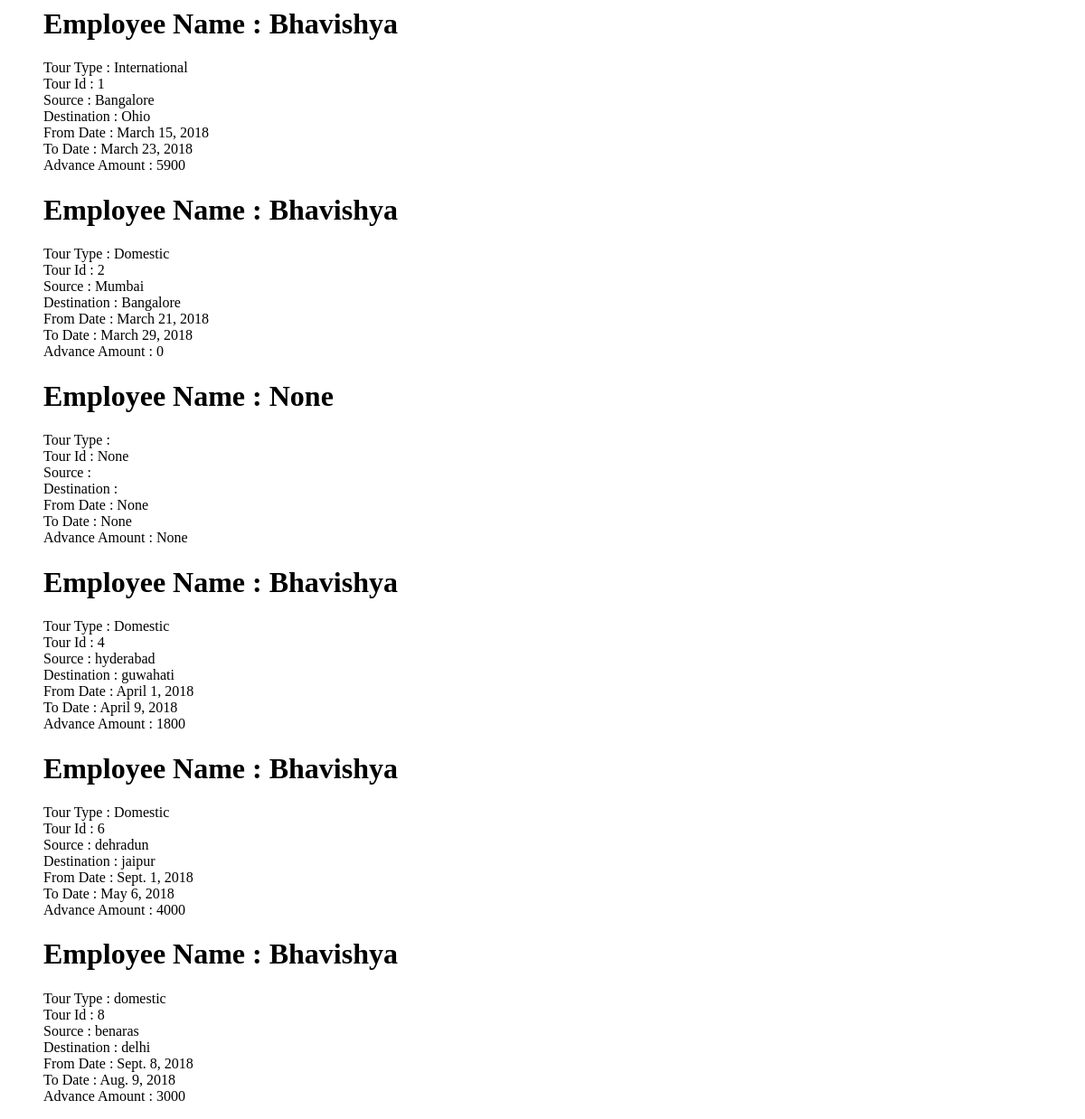
The app's page /employee/viewtravelform/, older data.
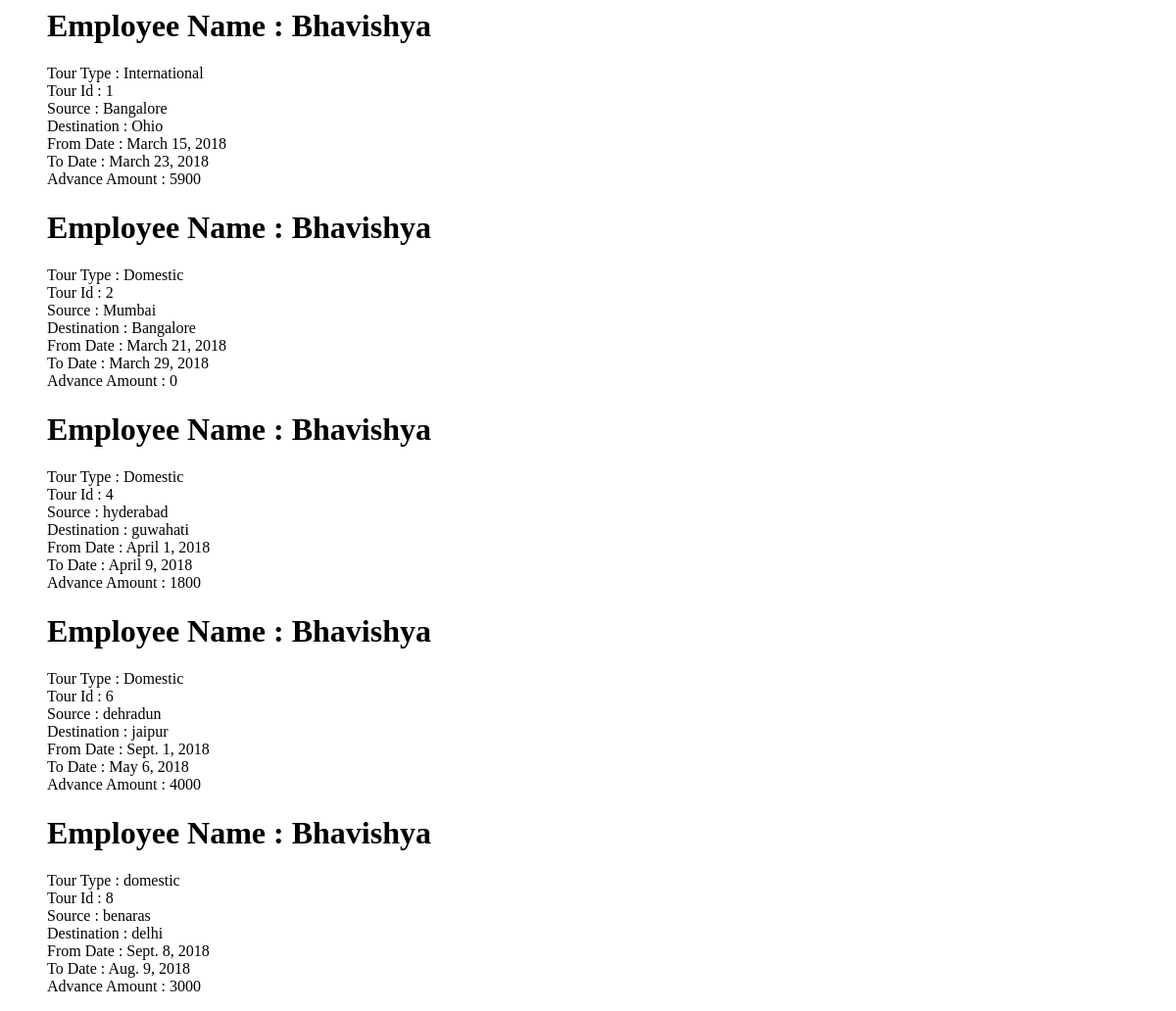
The same page, newer data.
### employee/models.py (models this page shows)
class TravelDetails(models.Model):
	employee = models.ForeignKey(Employee, on_delete=models.CASCADE,null=True)
	tour_type = models.CharField(max_length = 50)
	tour_id = models.IntegerField(null=True)
	source = models.CharField(max_length = 50)
	destination = models.CharField(max_length = 50)
	from_date = models.DateField(null=True)
	to_date = models.DateField(null=True)
	advance_amount = models.IntegerField(blank=True, null=True)
	approval = models.CharField(max_length=20,null=True,default='None')

class Employee(models.Model):
	name=models.CharField(max_length = 50)
	designation=models.CharField(max_length = 50)
	phone_no=models.IntegerField(null=True)
	email_id=models.CharField(max_length = 50)
	def __str__(self):
		return self.name

### employee/views.py (the view)
# urls.py: path('viewtravelform/', views.viewtravelform, name= 'viewtravelform'),
def viewtravelform(request):
	try:
		tr_dets_all = TravelDetails.objects.all()
	except TravelDetails.DoesNotExist:
		raise Http404("Travel Details Do Not Exist")
	context = {
	    'tr_dets_all':tr_dets_all
	}
	return render(request, 'employee/view_tr.html', context)

### templates/employee/view_tr.html
<ul>
	{% for tr_det in tr_dets_all %}
	<h1>Employee Name : {{tr_det.employee}}</h1>
	Tour Type : {{tr_det.tour_type}}
	<br>Tour Id : {{tr_det.tour_id}}
	<br>Source : {{tr_det.source}}
	<br>Destination : {{tr_det.destination}}
	<br>From Date : {{tr_det.from_date}}
	<br>To Date : {{tr_det.to_date}}
	<br>Advance Amount : {{tr_det.advance_amount}}
	{% endfor %}
</ul>

Row changes from the older to the newer data that the page shows:
removed TravelDetails: employee "None", tour_id "None", from_date "None", to_date "None", advance_amount "None"
